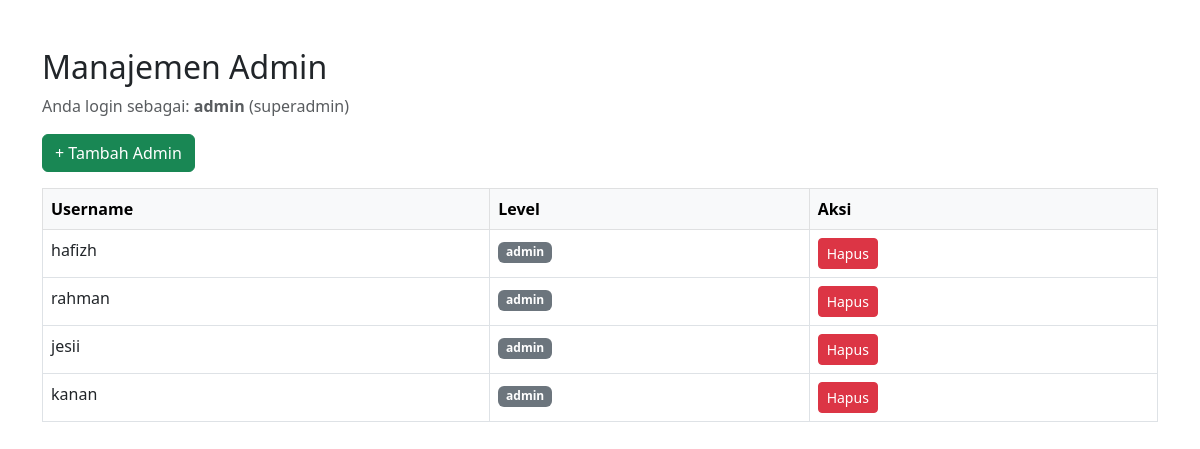
Screenshot of /manajemen_admin.php (signed in) with the database file from the repository.
### tables this page shows
CREATE TABLE `petugas` (
  `id` int(11) NOT NULL,
  `username` varchar(50) NOT NULL,
  `password` varchar(255) NOT NULL,
  `created_at` timestamp NOT NULL DEFAULT current_timestamp(),
  `level` enum('superadmin','admin') NOT NULL DEFAULT 'admin'
);

### manajemen_admin.php (the view, shortened to what this page needs)
<?php
include 'koneksi.php';
$result = mysqli_query($conn, "SELECT * FROM petugas WHERE level = 'admin'");
?>
<!DOCTYPE html>
<html lang="id">
<head>
    <link href="https://cdn.jsdelivr.net/npm/bootstrap@5.3.0/dist/css/bootstrap.min.css" rel="stylesheet">
</head>
<body class="container mt-5">
    <h2>Manajemen Admin</h2>
    <p class="text-muted">
        Anda login sebagai: <strong><?= htmlspecialchars($_SESSION['username']) ?></strong> (<?= htmlspecialchars($_SESSION['level']) ?>)
    </p>
    <a href="tambah_admin.php" class="btn btn-success mb-3">+ Tambah Admin</a>
    <table class="table table-bordered">
    <thead class="table-light">
        <tr>
            <th>Username</th>
            <th>Level</th>
            <th>Aksi</th>
        </tr>
    </thead>
    <tbody>
        <?php if (mysqli_num_rows($result) > 0): ?>
            <?php while ($row = mysqli_fetch_assoc($result)): ?>
                <tr>
                    <td><?= htmlspecialchars($row['username']) ?></td>
                    <td>
                        <span class="badge bg-<?= $row['level'] === 'superadmin' ? 'primary' : 'secondary' ?>">
                            <?= htmlspecialchars($row['level']) ?>
                        </span>
                    </td>
                    <td>
                        <a href="hapus_admin.php?id=<?= $row['id'] ?>"
                           onclick="return confirm('Yakin ingin menghapus admin ini?')"
                           class="btn btn-danger btn-sm">Hapus</a>
                    </td>
                </tr>
            <?php endwhile; ?>
        <?php else: ?>
            <tr>
                <td colspan="3" class="text-center">Belum ada admin.</td>
            </tr>
        <?php endif; ?>
    </tbody>
</table>
</body>
</html>

### rows the page displays
petugas: username "hafizh", level "admin"
petugas: username "rahman", level "admin"
petugas: username "jesii", level "admin"
petugas: username "kanan", level "admin"

### other values shown
$_SESSION['username'] "admin"
$_SESSION['level'] "superadmin"
